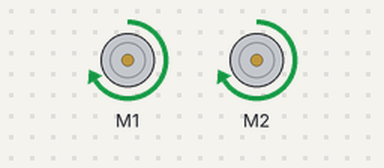
This sketch was run on a simulated Arduino Uno, built with avr-gcc and run on an emulated ATmega328P. Parts: 2 × DC motor (green arrow = forward, orange = backward, longer = faster).

Above: at 0.5 s.
At 1.2 s:
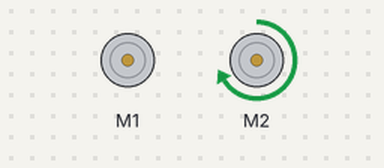
Timing chart, 0 to 3.0 s (numbered marks = the images above):
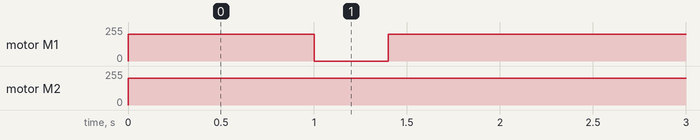

The sketch:

Forward_left_Forward.ino
```cpp
#include <AFMotor.h>
AF_DCMotor motorR(1);
AF_DCMotor motorL(2);

void setup() {
  motorR.setSpeed(200);motorL.setSpeed(200);
  motorR.run(RELEASE);motorL.run(RELEASE);
}

void loop() {
 motorR.run(FORWARD);motorL.run(FORWARD); delay(1000);

 motorR.run(RELEASE);motorL.run(FORWARD); delay(400);

 motorR.run(FORWARD);motorL.run(FORWARD);  delay(1000);
}
```

Measured:
- by itself, motor M1: repeats every 2.4 s: stopped 0.40 s, forward 200/255 2.0 s
- by itself, motor M2: stopped → forward 200/255 at 0.00 s
